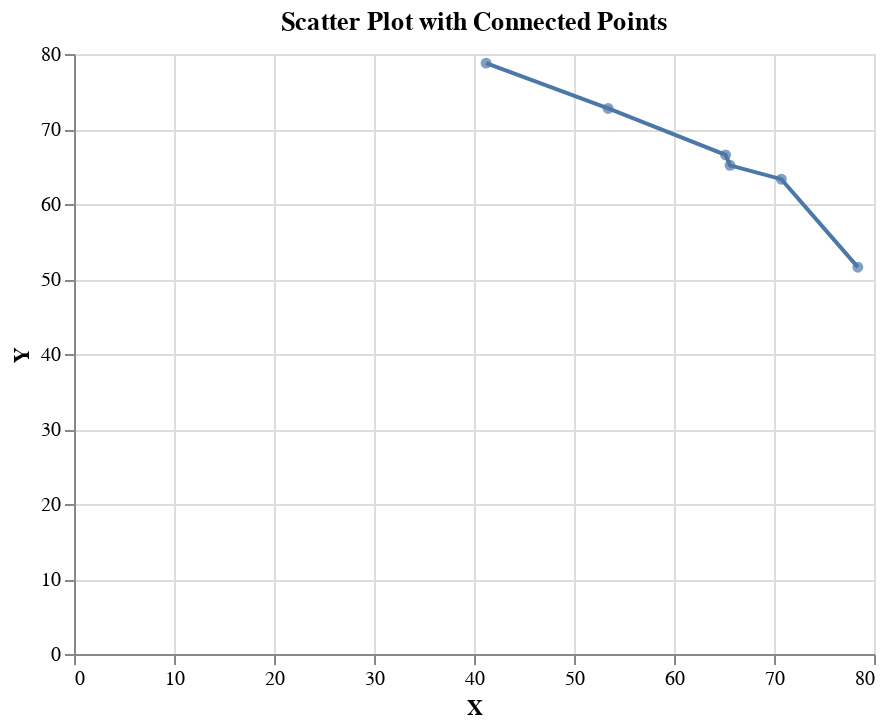

Notebook source saved alongside this figure:
### Code cell
import altair as alt
import pandas as pd

points = [ind.fitness for ind in populacao if ind.domination_count == 0]

# Create lists named x and y and populate them with the first and second values respectively from each sub-list in points
x = [point[0] for point in points]
y = [point[1] for point in points]

# Create a DataFrame from x and y
source = pd.DataFrame({'x': x, 'y': y})

# Create a scatter plot using x and y lists
scatter = alt.Chart(source).mark_circle().encode(
    x=alt.X('x', axis=alt.Axis(title='X')),
    y=alt.Y('y', axis=alt.Axis(title='Y')),
    tooltip = ['x','y']
).interactive()

# Create a line plot to connect the points
line = alt.Chart(source).mark_line().encode(
    x='x',
    y='y'
)

# Combine the scatter plot and line plot
chart = scatter + line

# Display the plot with the x-axis label as 'X' and the y-axis label as 'Y'
chart = chart.properties(title='Scatter Plot with Connected Points')
#chart.save('scatter_plot_with_connected_points.json')
chart.display()

### Figure 1 — Vega-Lite specification as saved in the notebook (floating-point values rounded to 4 significant figures)
{"config": {"view": {"continuousWidth": 400, "continuousHeight": 300}}, "layer": [{"mark": "circle", "encoding": {"tooltip": [{"field": "x", "type": "quantitative"}, {"field": "y", "type": "quantitative"}], "x": {"axis": {"title": "X"}, "field": "x", "type": "quantitative"}, "y": {"axis": {"title": "Y"}, "field": "y", "type": "quantitative"}}, "selection": {"selector005": {"type": "interval", "bind": "scales", "encodings": ["x", "y"]}}}, {"mark": "line", "encoding": {"x": {"field": "x", "type": "quantitative"}, "y": {"field": "y", "type": "quantitative"}}}], "data": {"name": "data-1b6cb2c8f7a65387aa180086900547e5"}, "title": "Scatter Plot with Connected Points", "$schema": "https://vega.github.io/schema/vega-lite/v4.17.0.json", "datasets": {"data-1b6cb2c8f7a65387aa180086900547e5": [{"x": 78.38, "y": 51.58}, {"x": 41.21, "y": 78.78}, {"x": 53.41, "y": 72.73}, {"x": 70.73, "y": 63.31}, {"x": 65.16, "y": 66.55}, {"x": 65.6, "y": 65.15}]}}
